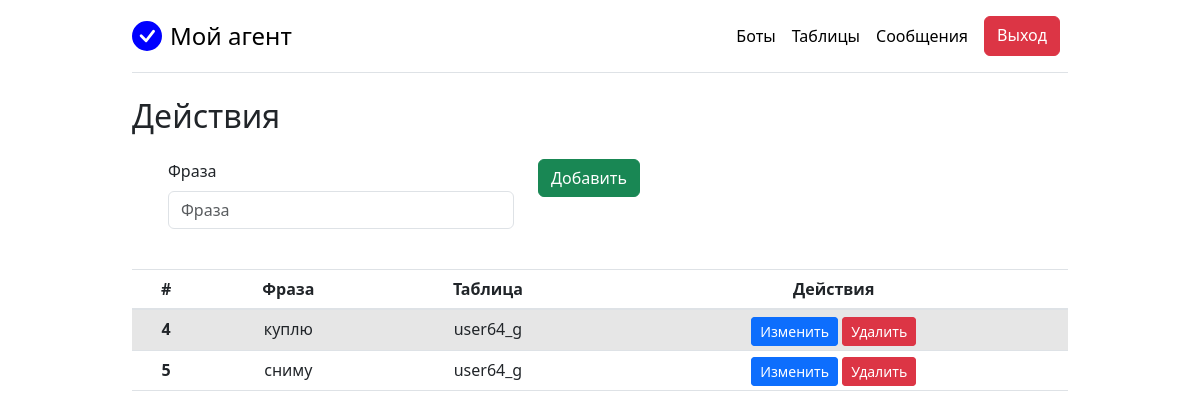
Page /tgparser/phrases/3/ (signed in) on the committed database.
### web_app/tgparser/models.py (models this page shows, shortened)
class Phrase(models.Model):
    phrase = models.CharField(
        max_length=100,
        verbose_name='Фраза')
    table = models.ForeignKey(
        Table,
        on_delete=models.CASCADE,
        related_name='tab_phrases')
    class Meta:
        unique_together = ('phrase', 'table')
        verbose_name = 'Фраза'
        verbose_name_plural = 'Фразы'

class Table(models.Model):
    name = models.CharField(
        max_length=40,
        verbose_name='Название')
    description = models.TextField(
        max_length=75,
        verbose_name='Описание',
        blank=True)
    owner = models.ForeignKey(User, on_delete=models.CASCADE)
    class Meta:
        verbose_name = 'Таблица'
        verbose_name_plural = 'Таблицы'
    def __str__(self):
        return self.name

### web_app/tgparser/views.py (the view)
# urls.py: path('phrases/<int:table_id>/', views.view_phrases, name='view_phrases'),
def view_phrases(request, table_id):
    table = Table.objects.get(pk=table_id)
    if table.owner.pk != request.user.pk and not request.user.is_superuser:
        messages.warning(request, f'Вы не владелец таблицы {table}')
        return redirect('view_tables')
    if request.method == 'POST':
        form = PhraseForm(request.POST)
        if form.is_valid():
            try:
                phrase = form.save(commit=False)
                phrase.table_id = table_id
                phrase.save()
            except IntegrityError:
                messages.warning(request, f'Фраза уже существует')
            return redirect(reverse('view_phrases', args=[table_id]))
    else:
        form = PhraseForm()
    phrases = Phrase.objects.filter(table=table_id)
    context = {'phrases': phrases, 'form': form, 'title': 'Фразы'}
    return render(request, 'tab/phrases.html', context)

### web_app/tgparser/forms.py
class PhraseForm(forms.ModelForm):
    class Meta:
        model = Phrase
        fields = ['phrase',]

### templates/tab/phrases.html (shortened to what this page needs)
{% extends 'base.html' %}
{% load bootstrap4 %}
{% block content %}
  <h2>Действия</h2>
  <div class="row m-4">
    <div class="col-md-5">
      <form method="POST">
          {% bootstrap_field form.phrase layout='horizontal' placeholder='' %}
    </div>
    <div class="col-md-2">
        <button type="submit" class="btn btn-success">Добавить</button>
    </div>
  </div>
  <table class="table table-striped text-center">
    <thead>
      <tr>
        <th>#</th>
        <th>Фраза</th>
        <th>Таблица</th>
        <th>Действия</th>
      </tr>
     </thead>
     <tbody>
      {% for phrase in phrases %}
        <tr>
          <th>{{ phrase.pk }}</th>
          <td>{{ phrase.phrase }}</td>
          <td>{{ phrase.table }}</td>
          <td>
            <a href="{% url 'upd_phrase' phrase.id %}" class="btn btn-primary btn-sm d-inline">Изменить</a>
            <a href="{% url 'del_phrase' phrase.id %}" class="btn btn-danger btn-sm d-inline">Удалить</a>
          </td>
        </tr>
      {% endfor %}
     </tbody>
  </table>
{% endblock %}

### static/pricing.css (style rules this page uses)
body { background-image: linear-gradient(180deg, var(--bs-body-secondary-bg), var(--bs-body-bg) 100px, var(--bs-body-bg)); }

### rows in the picture
Phrase: pk "4", phrase "куплю", table "user64_g"
Phrase: pk "5", phrase "сниму", table "user64_g"
